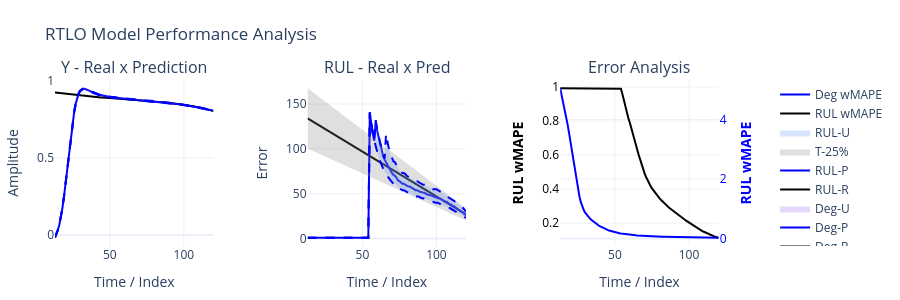

Here is the notebook cell this chart was saved with:
### Code cell
params =  {'nI': 11, 'nR': 49, 'nO': 27, 'N1': 0.1, 'N2': 0.0001, 'N3': 0.001, 'τ': 23, 'mode': 'ahead', 'act': 'tanh'}
params = list(params.values())
nI,nR,nO,N1,N2,N3,τ,mode,act= params

X,Y = PrepareData(sig,nI,nO,mode)
rnn = RTLO(nI,nR,nO,[N1,N2,N3],τ,mode)
rnn.act=act
rnn.start = 0
rnn.ref = len(sig)-nI
for i in range(len(X[:])):
    rnn.PredRulIntr(x=X[i],maxRul=len(sig),lim=0.75,store=True,show=False)
    #rnn.PredRul(X[i],maxRul=len(sig),lim=0.75,store=True)
    rnn.fit(X[i],Y[i],store=True,show=False)
print(rnn.εM,rnn.εR)  
PlotPredErrorPLY(rnn,w=900,h=300)
